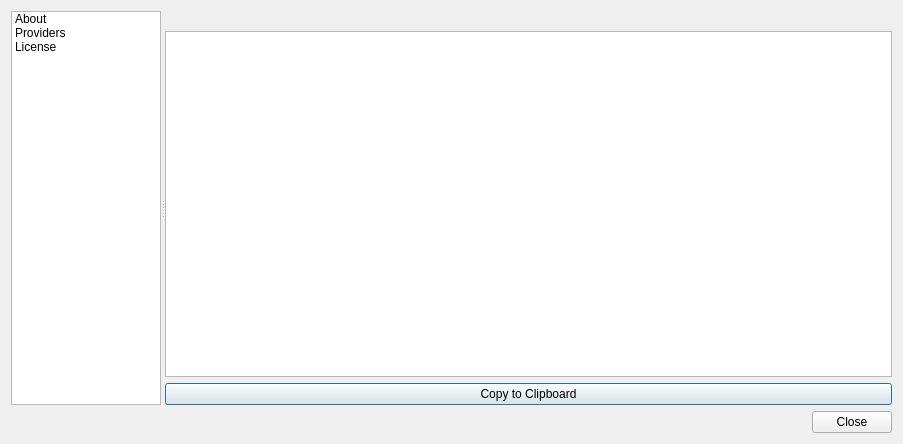
<?xml version="1.0" encoding="UTF-8"?>
<ui version="4.0">
 <class>QgsAbout</class>
 <widget class="QDialog" name="QgsAbout">
  <property name="geometry">
   <rect>
    <x>0</x>
    <y>0</y>
    <width>903</width>
    <height>444</height>
   </rect>
  </property>
  <property name="minimumSize">
   <size>
    <width>700</width>
    <height>0</height>
   </size>
  </property>
  <property name="windowTitle">
   <string>About QGIS</string>
  </property>
  <layout class="QVBoxLayout" name="verticalLayout">
   <item>
    <widget class="QSplitter" name="mOptionsSplitter">
     <property name="orientation">
      <enum>Qt::Horizontal</enum>
     </property>
     <property name="childrenCollapsible">
      <bool>false</bool>
     </property>
     <widget class="QFrame" name="mOptionsListFrame">
      <property name="minimumSize">
       <size>
        <width>0</width>
        <height>0</height>
       </size>
      </property>
      <property name="frameShape">
       <enum>QFrame::NoFrame</enum>
      </property>
      <property name="frameShadow">
       <enum>QFrame::Raised</enum>
      </property>
      <layout class="QVBoxLayout" name="verticalLayout_2">
       <property name="leftMargin">
        <number>0</number>
       </property>
       <property name="topMargin">
        <number>0</number>
       </property>
       <property name="rightMargin">
        <number>0</number>
       </property>
       <property name="bottomMargin">
        <number>0</number>
       </property>
       <item>
        <widget class="QListWidget" name="mOptionsListWidget">
         <property name="minimumSize">
          <size>
           <width>58</width>
           <height>0</height>
          </size>
         </property>
         <property name="maximumSize">
          <size>
           <width>150</width>
           <height>16777215</height>
          </size>
         </property>
         <property name="horizontalScrollBarPolicy">
          <enum>Qt::ScrollBarAlwaysOff</enum>
         </property>
         <property name="editTriggers">
          <set>QAbstractItemView::NoEditTriggers</set>
         </property>
         <property name="iconSize">
          <size>
           <width>32</width>
           <height>32</height>
          </size>
         </property>
         <property name="textElideMode">
          <enum>Qt::ElideNone</enum>
         </property>
         <property name="resizeMode">
          <enum>QListView::Adjust</enum>
         </property>
         <property name="wordWrap">
          <bool>true</bool>
         </property>
         <item>
          <property name="text">
           <string>About</string>
          </property>
         </item>
         <item>
          <property name="text">
           <string>Providers</string>
          </property>
         </item>
         <!-- TODO kestrel 关于菜单，隐藏项目 -->
         <!-- <item>
          <property name="text">
           <string>What's New</string>
          </property>
         </item>
         <item>
          <property name="text">
           <string>Developers</string>
          </property>
         </item>
         <item>
          <property name="text">
           <string>Contributors</string>
          </property>
         </item>
         <item>
          <property name="text">
           <string>Developers Map</string>
          </property>
         </item>
         <item>
          <property name="text">
           <string>Translators</string>
          </property>
         </item>
         <item>
          <property name="text">
           <string>Donors</string>
          </property>
         </item> -->
         <item>
          <property name="text">
           <string>License</string>
          </property>
         </item>
        </widget>
       </item>
      </layout>
     </widget>
     <widget class="QFrame" name="mOptionsFrame">
      <property name="sizePolicy">
       <sizepolicy hsizetype="Expanding" vsizetype="Preferred">
        <horstretch>1</horstretch>
        <verstretch>0</verstretch>
       </sizepolicy>
      </property>
      <property name="frameShape">
       <enum>QFrame::NoFrame</enum>
      </property>
      <property name="frameShadow">
       <enum>QFrame::Raised</enum>
      </property>
      <layout class="QVBoxLayout" name="verticalLayout_3">
       <property name="leftMargin">
        <number>0</number>
       </property>
       <property name="topMargin">
        <number>0</number>
       </property>
       <property name="rightMargin">
        <number>0</number>
       </property>
       <property name="bottomMargin">
        <number>0</number>
       </property>
       <item>
        <widget class="QStackedWidget" name="mOptionsStackedWidget">
         <property name="sizePolicy">
          <sizepolicy hsizetype="Expanding" vsizetype="Expanding">
           <horstretch>0</horstretch>
           <verstretch>0</verstretch>
          </sizepolicy>
         </property>
         <property name="currentIndex">
          <number>0</number>
         </property>
         <widget class="QWidget" name="mOptsPage_01">
          <layout class="QVBoxLayout" name="verticalLayout_4">
           <property name="leftMargin">
            <number>0</number>
           </property>
           <property name="topMargin">
            <number>0</number>
           </property>
           <property name="rightMargin">
            <number>0</number>
           </property>
           <property name="bottomMargin">
            <number>0</number>
           </property>
           <item>
            <layout class="QHBoxLayout">
             <item>
              <widget class="QLabel" name="qgisIcon">
               <property name="maximumSize">
                <size>
                 <width>200</width>
                 <height>60</height>
                </size>
               </property>
               <property name="pixmap">
                <pixmap>:/images/icons/qgis-full.png</pixmap>
               </property>
               <property name="scaledContents">
                <bool>true</bool>
               </property>
              </widget>
             </item>
            </layout>
           </item>
           <item>
            <widget class="QTextBrowser" name="txtVersion">
             <property name="lineWrapMode">
              <enum>QTextEdit::NoWrap</enum>
             </property>
             <property name="openExternalLinks">
              <bool>true</bool>
             </property>
             <property name="openLinks">
              <bool>true</bool>
             </property>
            </widget>
           </item>
           <item>
            <widget class="QPushButton" name="btnCopyToClipboard">
             <property name="text">
              <string>Copy to Clipboard</string>
             </property>
            </widget>
           </item>
           <!-- TODO kestrel 关于菜单，隐藏项目 -->
           <!-- <item>
            <widget class="QLabel" name="label_3">
             <property name="text">
              <string>QGIS is licensed under the GNU General Public License</string>
             </property>
             <property name="alignment">
              <set>Qt::AlignCenter</set>
             </property>
            </widget>
           </item>
           <item>
            <widget class="QLabel" name="label_2">
             <property name="text">
              <string>https://www.gnu.org/licenses</string>
             </property>
             <property name="alignment">
              <set>Qt::AlignCenter</set>
             </property>
            </widget>
           </item>
           <item>
            <layout class="QHBoxLayout" name="_2">
             <item>
              <widget class="QPushButton" name="btnQgisHome">
               <property name="text">
                <string>QGIS Home Page</string>
               </property>
               <property name="flat">
                <bool>false</bool>
               </property>
              </widget>
             </item>
             <item>
              <widget class="QPushButton" name="btnQgisUser">
               <property name="text">
                <string>Join our User Mailing List</string>
               </property>
               <property name="flat">
                <bool>false</bool>
               </property>
              </widget>
             </item>
            </layout>
           </item> -->
          </layout>
         </widget>
         <!-- TODO kestrel 关于菜单，隐藏项目 隐藏与注释菜单对应的页面 -->
         <!-- <widget class="QWidget" name="page">
          <layout class="QVBoxLayout" name="verticalLayout_5">
           <property name="leftMargin">
            <number>0</number>
           </property>
           <property name="topMargin">
            <number>0</number>
           </property>
           <property name="rightMargin">
            <number>0</number>
           </property>
           <property name="bottomMargin">
            <number>0</number>
           </property>
           <item>
            <widget class="QTextBrowser" name="txtWhatsNew"/>
           </item>
          </layout>
         </widget> -->
         <widget class="QWidget" name="page_2">
          <layout class="QVBoxLayout" name="verticalLayout_6">
           <property name="leftMargin">
            <number>0</number>
           </property>
           <property name="topMargin">
            <number>0</number>
           </property>
           <property name="rightMargin">
            <number>0</number>
           </property>
           <property name="bottomMargin">
            <number>0</number>
           </property>
           <item>
            <widget class="QTextBrowser" name="txtProviders"/>
           </item>
          </layout>
         </widget>
         <!-- TODO kestrel 关于菜单，隐藏项目 隐藏与注释菜单对应的页面 -->
         <!-- <widget class="QWidget" name="page_3">
          <layout class="QGridLayout" name="gridLayout">
           <property name="leftMargin">
            <number>0</number>
           </property>
           <property name="topMargin">
            <number>0</number>
           </property>
           <property name="rightMargin">
            <number>0</number>
           </property>
           <property name="bottomMargin">
            <number>0</number>
           </property>
           <item row="0" column="0" rowspan="2">
            <widget class="QListWidget" name="lstDevelopers">
             <property name="sizePolicy">
              <sizepolicy hsizetype="Expanding" vsizetype="Expanding">
               <horstretch>0</horstretch>
               <verstretch>0</verstretch>
              </sizepolicy>
             </property>
             <property name="alternatingRowColors">
              <bool>true</bool>
             </property>
             <property name="isWrapping" stdset="0">
              <bool>false</bool>
             </property>
            </widget>
           </item>
          </layout>
         </widget>
         <widget class="QWidget" name="page_4">
          <layout class="QVBoxLayout" name="verticalLayout_7">
           <property name="leftMargin">
            <number>0</number>
           </property>
           <property name="topMargin">
            <number>0</number>
           </property>
           <property name="rightMargin">
            <number>0</number>
           </property>
           <property name="bottomMargin">
            <number>0</number>
           </property>
           <item>
            <widget class="QListWidget" name="lstContributors">
             <property name="alternatingRowColors">
              <bool>true</bool>
             </property>
            </widget>
           </item>
          </layout>
         </widget>
         <widget class="QWidget" name="developersMap">
          <layout class="QGridLayout" name="gridLayout_2">
           <property name="leftMargin">
            <number>0</number>
           </property>
           <property name="topMargin">
            <number>0</number>
           </property>
           <property name="rightMargin">
            <number>0</number>
           </property>
           <property name="bottomMargin">
            <number>0</number>
           </property>
           <item row="0" column="0">
            <widget class="QgsWebView" name="developersMapView" native="true"/>
           </item>
          </layout>
         </widget>
         <widget class="QWidget" name="page_5">
          <layout class="QVBoxLayout" name="verticalLayout_8">
           <property name="leftMargin">
            <number>0</number>
           </property>
           <property name="topMargin">
            <number>0</number>
           </property>
           <property name="rightMargin">
            <number>0</number>
           </property>
           <property name="bottomMargin">
            <number>0</number>
           </property>
           <item>
            <widget class="QgsWebView" name="txtTranslators" native="true">
             <property name="url" stdset="0">
              <url>
               <string notr="true">about:blank</string>
              </url>
             </property>
            </widget>
           </item>
          </layout>
         </widget>
         <widget class="QWidget" name="page_7">
          <layout class="QVBoxLayout" name="verticalLayout_10">
           <property name="leftMargin">
            <number>0</number>
           </property>
           <property name="topMargin">
            <number>0</number>
           </property>
           <property name="rightMargin">
            <number>0</number>
           </property>
           <property name="bottomMargin">
            <number>0</number>
           </property>
           <item>
            <widget class="QTextBrowser" name="txtDonors">
             <property name="openExternalLinks">
              <bool>true</bool>
             </property>
             <property name="openLinks">
              <bool>true</bool>
             </property>
            </widget>
           </item>
          </layout>
         </widget> -->
         <widget class="QWidget" name="page_8">
          <layout class="QVBoxLayout" name="verticalLayout_11">
           <property name="leftMargin">
            <number>0</number>
           </property>
           <property name="topMargin">
            <number>0</number>
           </property>
           <property name="rightMargin">
            <number>0</number>
           </property>
           <property name="bottomMargin">
            <number>0</number>
           </property>
           <item>
            <widget class="QTextBrowser" name="txtLicense"/>
           </item>
          </layout>
         </widget>
        </widget>
       </item>
      </layout>
     </widget>
    </widget>
   </item>
   <item>
    <widget class="QFrame" name="mButtonBoxFrame">
     <property name="sizePolicy">
      <sizepolicy hsizetype="Preferred" vsizetype="Maximum">
       <horstretch>0</horstretch>
       <verstretch>0</verstretch>
      </sizepolicy>
     </property>
     <property name="frameShape">
      <enum>QFrame::NoFrame</enum>
     </property>
     <property name="frameShadow">
      <enum>QFrame::Raised</enum>
     </property>
     <layout class="QHBoxLayout" name="horizontalLayout">
      <property name="leftMargin">
       <number>0</number>
      </property>
      <property name="topMargin">
       <number>0</number>
      </property>
      <property name="rightMargin">
       <number>0</number>
      </property>
      <property name="bottomMargin">
       <number>0</number>
      </property>
      <item>
       <widget class="QDialogButtonBox" name="buttonBox">
        <property name="orientation">
         <enum>Qt::Horizontal</enum>
        </property>
        <property name="standardButtons">
         <set>QDialogButtonBox::Close</set>
        </property>
       </widget>
      </item>
     </layout>
    </widget>
   </item>
  </layout>
 </widget>
 <customwidgets>
  <customwidget>
   <class>QgsWebView</class>
   <extends>QWidget</extends>
   <header>qgswebview.h</header>
  </customwidget>
 </customwidgets>
 <resources/>
 <connections>
  <connection>
   <sender>mOptionsListWidget</sender>
   <signal>currentRowChanged(int)</signal>
   <receiver>mOptionsStackedWidget</receiver>
   <slot>setCurrentIndex(int)</slot>
   <hints>
    <hint type="sourcelabel">
     <x>86</x>
     <y>325</y>
    </hint>
    <hint type="destinationlabel">
     <x>794</x>
     <y>14</y>
    </hint>
   </hints>
  </connection>
 </connections>
</ui>
